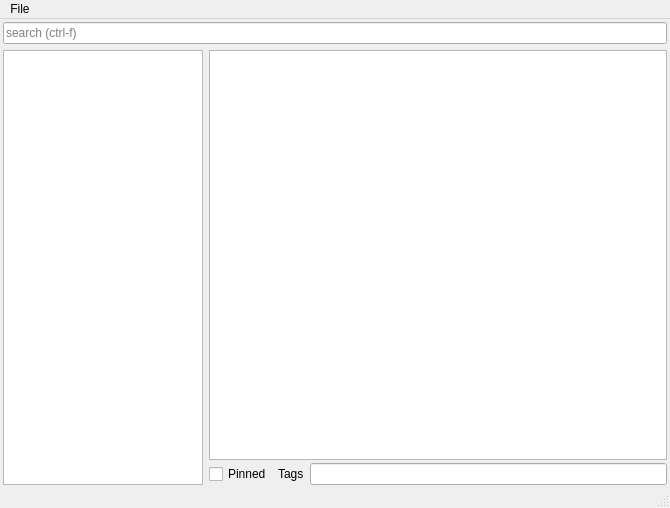
<?xml version="1.0" encoding="UTF-8"?>
<ui version="4.0">
 <class>MainWindow</class>
 <widget class="QMainWindow" name="MainWindow">
  <property name="geometry">
   <rect>
    <x>0</x>
    <y>0</y>
    <width>670</width>
    <height>508</height>
   </rect>
  </property>
  <property name="windowTitle">
   <string>NV</string>
  </property>
  <property name="windowIcon">
   <iconset resource="resources.qrc">
    <normaloff>:/icon/icons.ico</normaloff>:/icon/icons.ico</iconset>
  </property>
  <widget class="QWidget" name="centralWidget">
   <layout class="QVBoxLayout" name="verticalLayout_2">
    <property name="spacing">
     <number>6</number>
    </property>
    <property name="leftMargin">
     <number>3</number>
    </property>
    <property name="topMargin">
     <number>3</number>
    </property>
    <property name="rightMargin">
     <number>3</number>
    </property>
    <property name="bottomMargin">
     <number>1</number>
    </property>
    <item>
     <widget class="QLineEdit" name="search">
      <property name="placeholderText">
       <string>search (ctrl-f)</string>
      </property>
     </widget>
    </item>
    <item>
     <layout class="QHBoxLayout" name="horizontalLayout_2">
      <item>
       <widget class="QListWidget" name="notes">
        <property name="maximumSize">
         <size>
          <width>200</width>
          <height>16777215</height>
         </size>
        </property>
        <property name="sortingEnabled">
         <bool>true</bool>
        </property>
       </widget>
      </item>
      <item>
       <layout class="QVBoxLayout" name="verticalLayout">
        <property name="spacing">
         <number>3</number>
        </property>
        <item>
         <widget class="QPlainTextEdit" name="currentNote">
          <property name="font">
           <font>
            <family>Consolas</family>
            <pointsize>10</pointsize>
           </font>
          </property>
         </widget>
        </item>
        <item>
         <layout class="QHBoxLayout" name="horizontalLayout">
          <item>
           <widget class="QCheckBox" name="isPinned">
            <property name="text">
             <string>Pinned</string>
            </property>
           </widget>
          </item>
          <item>
           <widget class="QLabel" name="label">
            <property name="text">
             <string>Tags</string>
            </property>
            <property name="textFormat">
             <enum>Qt::AutoText</enum>
            </property>
            <property name="alignment">
             <set>Qt::AlignLeading|Qt::AlignLeft|Qt::AlignVCenter</set>
            </property>
            <property name="margin">
             <number>4</number>
            </property>
            <property name="indent">
             <number>0</number>
            </property>
           </widget>
          </item>
          <item>
           <widget class="QLineEdit" name="tags"/>
          </item>
         </layout>
        </item>
       </layout>
      </item>
     </layout>
    </item>
   </layout>
  </widget>
  <widget class="QMenuBar" name="menuBar">
   <property name="geometry">
    <rect>
     <x>0</x>
     <y>0</y>
     <width>670</width>
     <height>21</height>
    </rect>
   </property>
   <widget class="QMenu" name="menuFile">
    <property name="title">
     <string>File</string>
    </property>
    <addaction name="actionChange_Notes_Directory"/>
   </widget>
   <addaction name="menuFile"/>
  </widget>
  <widget class="QStatusBar" name="statusBar"/>
  <action name="actionChange_Notes_Directory">
   <property name="text">
    <string>Change Notes Directory</string>
   </property>
  </action>
 </widget>
 <layoutdefault spacing="6" margin="11"/>
 <resources>
  <include location="resources.qrc"/>
 </resources>
 <connections/>
</ui>
